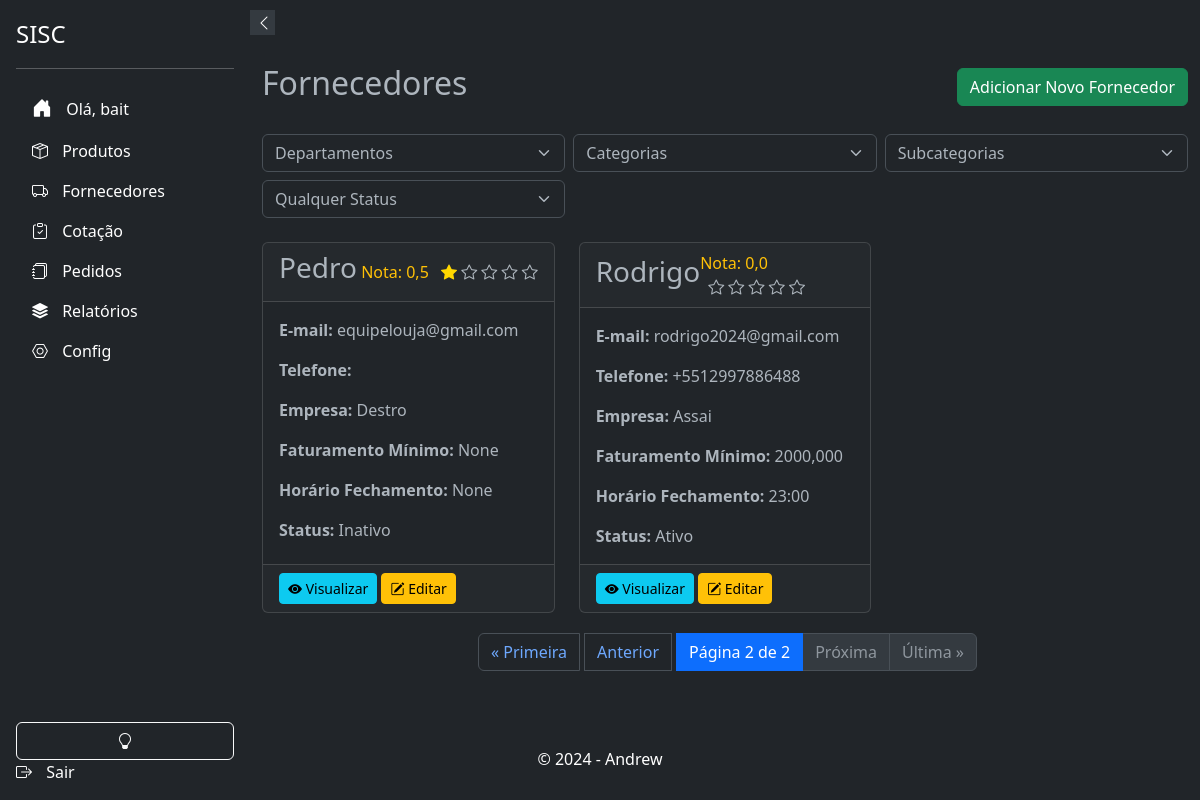
The page /suppliers/?page=2 (signed in) on the database as committed earlier.
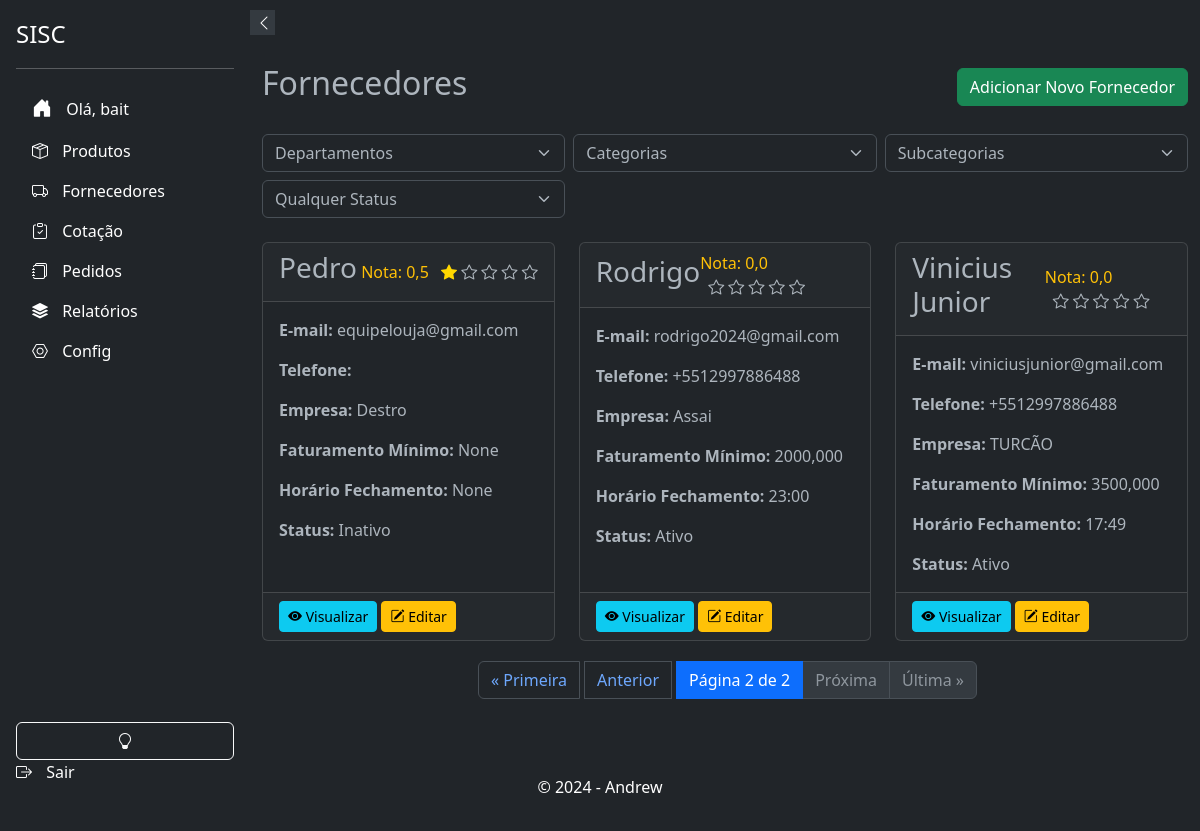
The same page on the database as committed later.
### suppliers/models.py (models this page shows, shortened)
class Supplier(models.Model):
    user = models.ForeignKey(settings.AUTH_USER_MODEL, on_delete=models.CASCADE, blank=True, null=True)
    name = models.CharField(max_length=255)
    email = models.EmailField(unique=True)
    phone_regex = RegexValidator(regex=r'^\+?\d{10,15}$', message="Número de telefone no formato: '+999999999'. Até 15 dígitos.", )
    phone = models.CharField(validators=[phone_regex], max_length=17, blank=True)
    company = models.CharField(max_length=255, null=True, blank=True)
    cnpj = models.CharField(max_length=18, unique=True, validators=[validate_cnpj], null=True, blank=True)
    active = models.BooleanField(default=True, verbose_name="Ativo")
    address_line_1 = models.CharField("Endereço", max_length=255, null=True, blank=True)
    address_line_2 = models.CharField("Complemento", max_length=255, null=True, blank=True)
    city = models.CharField("Cidade", max_length=100, null=True, blank=True)
    state = models.CharField("Estado", max_length=50, null=True, blank=True)
    zip_code = models.CharField("CEP", max_length=10, null=True, blank=True)
    minimum_order_value = models.DecimalField("Valor Mínimo para Pedido", max_digits=10, decimal_places=3, validators=[MinValueValidator(0)], null=True, blank=True)
    order_response_deadline = models.TimeField("Prazo de Resposta para Pedidos", null=True, blank=True)
    departments = models.ManyToManyField('products.Departamento', related_name='suppliers', blank=True)
    categories = models.ManyToManyField(Category, blank=True, verbose_name="Categorias")
    subcategories = models.ManyToManyField(Subcategory, blank=True, verbose_name="Subcategorias")
    brands = models.ManyToManyField(Brand,  blank=True, verbose_name="Marcas")
    created_at = models.DateTimeField(auto_now_add=False, default=datetime.datetime.now, null=True, blank=True)
    updated_at = models.DateTimeField(auto_now=True, verbose_name="Atualizado em")
    deleted = models.BooleanField(default=False)
    holiday_cover_name = models.CharField("Nome do Fornecedor de Férias", max_length=255, null=True, blank=True)
    holiday_cover_email = models.EmailField("Email do Fornecedor de Férias", null=True, blank=True)
    holiday_cover_phone = models.CharField("Telefone do Fornecedor de Férias", validators=[phone_regex], max_length=17, blank=True, null=True)
    observation = models.TextField("Observação", null=True, blank=True)
    delivery_days = models.CharField("Dias de Entrega", max_length=100, blank=True, null=True)
    quality_rating = models.IntegerField(default=0, blank=True, null=True)
    delivery_time_rating = models.IntegerField(default=0, blank=True, null=True)
    price_rating = models.IntegerField(default=0, blank=True, null=True)
    reliability_rating = models.IntegerField(default=0, blank=True, null=True)
    flexibility_rating = models.IntegerField(default=0, blank=True, null=True)
    partnership_rating = models.IntegerField(default=0, blank=True, null=True)
    comments = models.TextField("Comentários", max_length=100, blank=True, null=True)
    billing_deadline_choices = [
        ('1-2', '1 a 2 dias úteis'),
        ('3-5', '3 a 5 dias úteis'),
        ('6-10', '6 a 10 dias úteis'),
        ('11-15', '11 a 15 dias úteis'),
        ('15+', 'Mais de 15 dias úteis'),
        ('negotiable', 'A combinar')
    ]
    billing_deadline = models.CharField(max_length=20, choices=billing_deadline_choices, default='1-2', verbose_name="Prazo de Faturamento")
    specific_billing_deadline = models.CharField(max_length=50, blank=True, null=True, verbose_name="Prazo Específico de Faturamento")
    class Meta:
        ordering = ['name']
    def average_rating(self):
        ratings = [self.quality_rating, self.delivery_time_rating, self.flexibility_rating, self.partnership_rating]
        ratings = [rating for rating in ratings if rating is not None]
        if ratings:
            return sum(ratings) / len(ratings)
        return None

### suppliers/views.py (the view)
# urls.py: path('', SupplierListView.as_view(), name='supplier_list'),
@method_decorator(login_required(login_url='login'), name='dispatch') # Decorador para exigir login
class SupplierListView(ListView):  # View para listar fornecedores
    model = Supplier # Modelo a ser utilizado
    template_name = 'suppliers/supplier_list.html' # Template a ser utilizado
    context_object_name = 'suppliers' # Nome do objeto de contexto
    paginate_by = 6
    def get_queryset(self): # Método para filtrar os fornecedores
        queryset = super().get_queryset()
        department_id = self.request.GET.get('department')
        category_id = self.request.GET.get('category')
        subcategory_id = self.request.GET.get('subcategory')
        status = self.request.GET.get('status')
        if department_id: # Se department_id não estiver vazio
            queryset = queryset.filter(departments__id=department_id) # Filtra os fornecedores pelo departamento
        if category_id:
            queryset = queryset.filter(categories__id=category_id)
        if subcategory_id:
            queryset = queryset.filter(subcategories__id=subcategory_id)
        if status:
            queryset = queryset.filter(active=status == 'True')
        return queryset
    def get_context_data(self, **kwargs): # Adiciona os departamentos ao contexto
        context = super().get_context_data(**kwargs)
        context['suppliers'] = context['object_list']  # Adiciona 'suppliers' ao contexto
        context['departments'] = Departamento.objects.all()
        context['categories'] = Category.objects.all()
        context['subcategories'] = Subcategory.objects.all()
        context['form'] = SupplierFilterForm(self.request.GET or None)
        context['status_form'] = SupplierStatusFilterForm(self.request.GET or None)
        return context

### suppliers/forms.py
class SupplierStatusFilterForm(forms.Form): # Formulário para filtrar fornecedores por status
    STATUS_CHOICES = [
        ('', 'Todos'),
        (True, 'Ativo'),
        (False, 'Inativo'),
    ]
    status = forms.ChoiceField(choices=STATUS_CHOICES, required=False, label='Status', widget=forms.Select(attrs={'onchange': 'this.form.submit();'}))

### suppliers/templates/suppliers/supplier_list.html (shortened to what the changed rows need)
{% extends "base.html" %}
{% load static %}
{% load i18n %}
{% load tz %}
{% block content %}
<div class="container py-4">
    <div class="d-flex justify-content-between align-items-center mb-4">
        <h2>Fornecedores</h2>
    </div>
    <br>
    <div class="row row-cols-1 row-cols-md-3 g-4">
        {% for supplier in suppliers %}
        <div class="col">
            <div class="card h-100 card-hover" onclick="location.href='{% url 'suppliers:supplier_detail' supplier.id %}'">
                <div class="card-header d-flex align-items-center justify-content-between">
                    <h3 class="card-title">{{ supplier.name }}</h3>
                    <div>
                        <span class="text-warning">Nota: {{ supplier.average_rating|floatformat:"1" }}</span>
                        <div class="rating ms-2 d-inline-block">
                            {% for i in "12345" %}
                                {% if forloop.counter <= supplier.average_rating|floatformat:"0"|add:"0" %}
                                    <i class="bi bi-star-fill"></i>
                                {% elif forloop.counter == supplier.average_rating|floatformat:"0"|add:"0"|add:"1" and supplier.average_rating|floatformat:"1"|slice:":1" == "5" %}
                                    <i class="bi bi-star-half"></i>
                                {% else %}
                                    <i class="bi bi-star"></i>
                                {% endif %}
                            {% endfor %}
                        </div>
                    </div>
                </div>
                <div class="card-body">
                    <p class="card-text"><strong>E-mail:</strong> {{ supplier.email }}</p>
                    <p class="card-text"><strong>Telefone:</strong> {{ supplier.phone }}</p>
                    <p class="card-text"><strong>Empresa:</strong> {{ supplier.company }}</p>
                    <p class="card-text"><strong>Faturamento Mínimo:</strong> {{ supplier.minimum_order_value }}</p>
                    <p class="card-text"><strong>Horário Fechamento:</strong> {{ supplier.order_response_deadline }}</p>
                    <p class="card-text"><strong>Status:</strong> {{ supplier.active|yesno:"Ativo,Inativo" }}</p>
                </div>
                <div class="card-footer">
                    <a href="{% url 'suppliers:supplier_detail' supplier.id %}" class="btn btn-info btn-sm">
                        <i class="bi bi-eye-fill"></i> Visualizar
                    </a>
                    <a href="{% url 'suppliers:supplier_update' supplier.id %}" class="btn btn-warning btn-sm">
                        <i class="bi bi-pencil-square"></i> Editar
                    </a>
                </div>
            </div>
        </div>
        {% empty %}
            <p>Nenhum fornecedor encontrado.</p>
        {% endfor %}
    </div>
</div>
{% endblock %}

Rows that differ between the two databases and show on the page:
added Supplier: name "Vinicius Junior", average_rating "0,0", email "viniciusjunior@gmail.com", phone "+5512997886488", company "TURCÃO", minimum_order_value "3500,000", order_response_deadline "17:49", active "Ativo"
